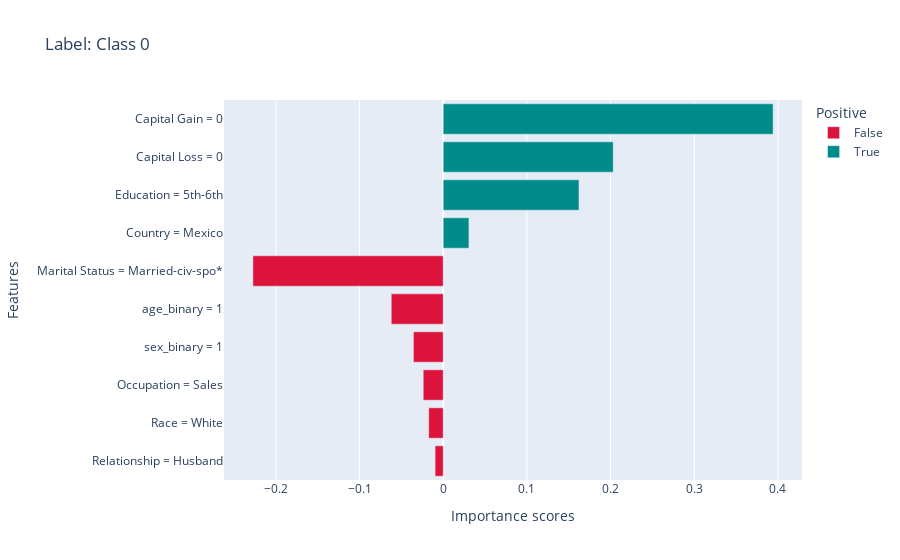

Write notebook code for a chart like this one.
### Markdown cell above
### LIME explanations for the identified instances

### Code cell
print("LIME explanation")

for i, instance_id in enumerate(instance_ids):
    print(f"Instance {instance_id} has {test_labels[instance_id]} and prediction {predictions[instance_id]}, with probs {model.predict_proba(test[instance_id:instance_id+1])[0]}")
    local_explanations["lime"].ipython_plot(index=i, class_names=class_names)

### Figure 1 — Plotly figure (JSON) as saved in the notebook; plotly's stock layout.template omitted (floating-point values rounded to 4 significant figures)
{"data": [{"alignmentgroup": "True", "hovertemplate": "Positive=False<br>Importance scores=%{x}<br>Features=%{y}<extra></extra>", "legendgroup": "False", "marker": {"color": "#DC143C", "pattern": {"shape": ""}}, "name": "False", "offsetgroup": "False", "orientation": "h", "showlegend": true, "textposition": "auto", "type": "bar", "x": [-0.009712, -0.01734, -0.02389, -0.03559, -0.06209, -0.2275], "xaxis": "x", "y": ["Relationship = Husband", "Race = White", "Occupation = Sales", "sex_binary = 1", "age_binary = 1", "Marital Status = Married-civ-spo*"], "yaxis": "y"}, {"alignmentgroup": "True", "hovertemplate": "Positive=True<br>Importance scores=%{x}<br>Features=%{y}<extra></extra>", "legendgroup": "True", "marker": {"color": "#008B8B", "pattern": {"shape": ""}}, "name": "True", "offsetgroup": "True", "orientation": "h", "showlegend": true, "textposition": "auto", "type": "bar", "x": [0.03073, 0.1623, 0.2032, 0.3943], "xaxis": "x", "y": ["Country = Mexico", "Education = 5th-6th", "Capital Loss = 0", "Capital Gain = 0"], "yaxis": "y"}], "layout": {"barmode": "relative", "legend": {"title": {"text": "Positive"}, "tracegroupgap": 0}, "title": {"text": "Label: Class 0"}, "xaxis": {"anchor": "y", "domain": [0, 1], "title": {"text": "Importance scores"}}, "yaxis": {"anchor": "x", "domain": [0, 1], "title": {"text": "Features"}}}}
